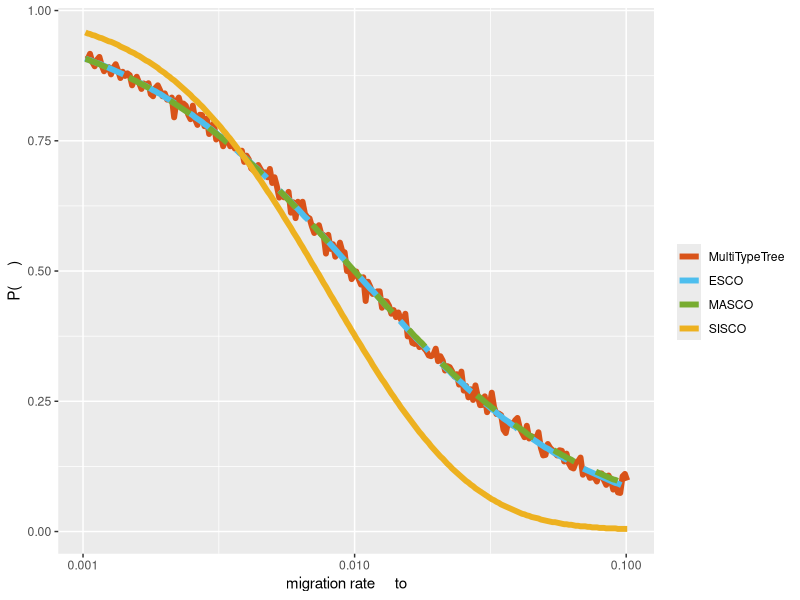

Here is the R script that generated this plot: (Note: this script raises an error after producing the figure.)
######################################################
######################################################
# plots the proability of the root being a state 
# conditioned on the migration rate from state 1 to 
# state 2.
######################################################
######################################################
library(ggplot2)

# clear workspace
rm(list = ls())

# Set the directory to the directory of the file
this.dir <- dirname(parent.frame(2)$ofile)
setwd(this.dir)

# read in the root state probabilities from a text file
# created in matlab
stateProbs <- read.table("rootStateProbabilities.txt", header=TRUE, sep="\t")

# use the matlab standard colors to plot
col0 <- rgb(red=0.0, green=0.4470,blue=0.7410)
col1 <- rgb(red=0.8500, green=0.3250,blue=0.0980)
col2 <- rgb(red=0.9290, green=0.6940,blue=0.1250)
col4 <- rgb(red=0.4660, green=0.6740,blue=0.1880)
col3 <- rgb(red=0.3010, green=0.7450,blue=0.9330)

p <- ggplot(data=stateProbs)+
  geom_line(aes(color="MultiTypeTree",x=migrationrate,y=MTT),size=2) +
  geom_line(aes(color="ESCO",x=migrationrate,y=esco),size=2,linetype="longdash") +
  geom_line(aes(color="MASCO",x=migrationrate,y=Masco),size=2,linetype="dashed") +
  geom_line(aes(color="SISCO",x=migrationrate,y=Sisco),size=2) + 
  xlab("migration rate     to     ") + ylab("P(     )") +
  scale_x_log10(breaks=c(0.001,0.01,0.1)) +
  scale_colour_manual("",values = c("MultiTypeTree"=col1, "ESCO"=col3,"MASCO"=col4,"SISCO"=col2),
                      breaks=c("MultiTypeTree", "ESCO", "MASCO", "SISCO")) 
plot(p)
ggsave(plot=p,"../../text/figures/RootStateProbabilities/rootStateProbabilties.eps",width=4.5, height=2.5)


